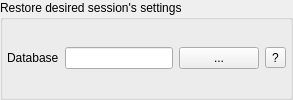
           <widget class="QGroupBox" name="session_group_3">
            <property name="sizePolicy">
             <sizepolicy hsizetype="Preferred" vsizetype="Maximum">
              <horstretch>0</horstretch>
              <verstretch>0</verstretch>
             </sizepolicy>
            </property>
            <property name="styleSheet">
             <string notr="true">QGroupBox#session_group_3 {
    border: 1px solid palette(mid);
    border-radius: 6px;
    margin-top: 4px;
    padding-top: 6px;
}
QGroupBox#session_group_3::title {
    subcontrol-origin: margin;
    left: 10px;
    padding: 0 4px 0 4px;
}</string>
            </property>
            <property name="title">
             <string>Restore desired session's settings</string>
            </property>
            <layout class="QVBoxLayout" name="verticalLayout_31">
             <property name="leftMargin">
              <number>4</number>
             </property>
             <property name="topMargin">
              <number>4</number>
             </property>
             <property name="rightMargin">
              <number>4</number>
             </property>
             <property name="bottomMargin">
              <number>4</number>
             </property>
             <item>
              <layout class="QHBoxLayout" name="database_dir_layout_3">
               <item>
                <widget class="QLabel" name="label_31">
                 <property name="text">
                  <string>Database</string>
                 </property>
                </widget>
               </item>
               <item>
                <widget class="QLineEdit" name="session_database_3">
                 <property name="maximumSize">
                  <size>
                   <width>500</width>
                   <height>16777215</height>
                  </size>
                 </property>
                </widget>
               </item>
               <item>
                <widget class="QPushButton" name="pushButton_11">
                 <property name="sizePolicy">
                  <sizepolicy hsizetype="Fixed" vsizetype="Fixed">
                   <horstretch>0</horstretch>
                   <verstretch>0</verstretch>
                  </sizepolicy>
                 </property>
                 <property name="text">
                  <string>...</string>
                 </property>
                </widget>
               </item>
               <item>
                <widget class="QToolButton" name="session_settings_tooltip">
                 <property name="toolTip">
                  <string>&lt;html&gt;&lt;head/&gt;&lt;body&gt;&lt;p&gt;If you do not load a previous session, all correction data, selected device lists, correction parameters, and other session data are saved in the specified directory.&lt;/p&gt;&lt;p&gt;Loading session settings restores the device selections and correction parameters and loads the same response matrix data.&lt;/p&gt;&lt;/body&gt;&lt;/html&gt;</string>
                 </property>
                 <property name="text">
                  <string>?</string>
                 </property>
                </widget>
               </item>
              </layout>
             </item>
            </layout>
           </widget>
